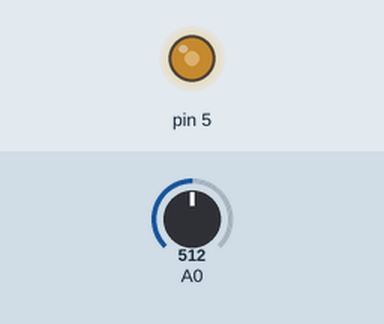
This sketch was run on a simulated Arduino Uno, built with avr-gcc and run on an emulated ATmega328P. Parts: output pins drawn as LEDs (lit = HIGH). The inputs (shaded band) are chosen by the test bench; at power-on: A0 = 512.

Above: at 1.2 s.
1.3 s: A0 set to 716
At 2.2 s:
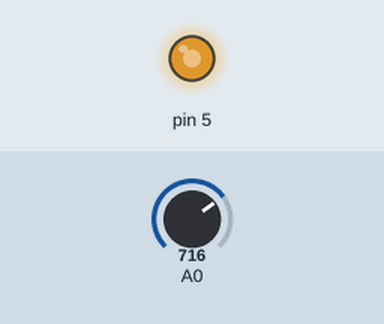
2.8 s: A0 set to 900
At 3.6 s:
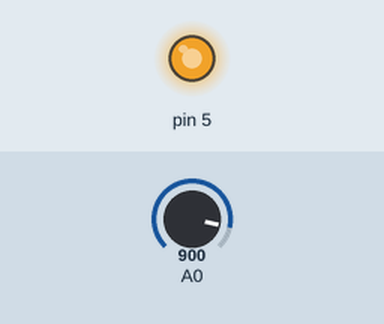
4.3 s: A0 set to 122
At 4.9 s:
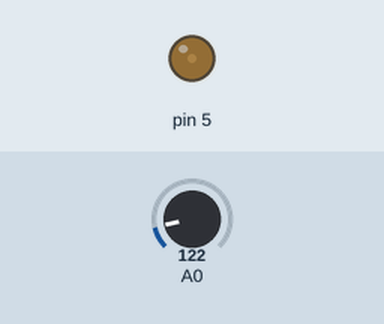
5.8 s: A0 set to 0
At 6.2 s:
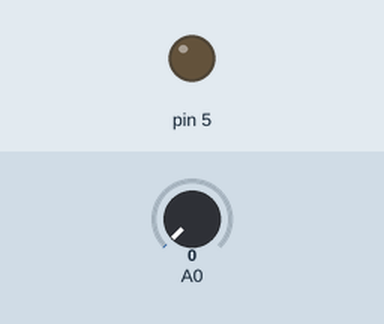
7.3 s: A0 set to 511
At 8.8 s:
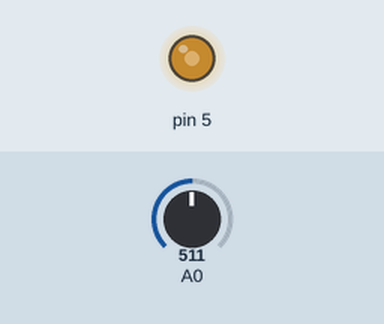
Timing chart, 0 to 9.8 s (numbered marks = the images above; inputs shaded):
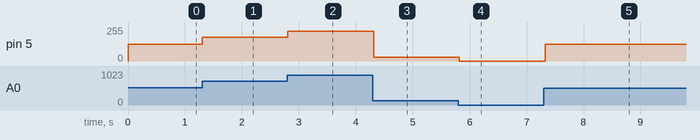

The sketch:

s4a_task3.ino
```cpp
/* PWM control of LED with a Dial
 *
 *  Hardware:  Potentiometer sweep connected to analog 0
 *  LED connected to digital pin 5
 *
 *  How it Works:
 *  We read the potentiometer voltage which is returned as
 *  an 10 bit number (between 0 and 1023).  We "map" that
 *  to a 8 bit number using a linear transformation (basically
 *  ledValue = dialValue * 255 / 1023 ).  Then we write
 *  pin 5 with the ledValue.  255 corresponds to pin 5 always
 *  on.  0 corresponds to pin 5 always off.  128 corresponds
 *  to PWM half on and half off.
 */

void setup() {
  // set pin 5 as an output
  pinMode(5, OUTPUT);
}

void loop() {
  // read the potentiometer on pin A0
  int dialValue = analogRead(A0);
  //  change the dialValue from a number between 0 and 1023 to a number between 0 and 255
  int ledValue = map(dialValue, 0, 1023, 0, 255);
  //  turn on the LED using PWM
  analogWrite(5, ledValue);
  // slow down the loop a bit
  delay(50);
}
```

Measured:
- after the input at 1.3 s, pin 5: 127/255 → 178/255 at once
- after the input at 2.8 s, pin 5: 178/255 → 224/255 at once
- after the input at 4.3 s, pin 5: 224/255 → 30/255 at once
- after the input at 5.8 s, pin 5: 30/255 → 0/255 at once
- after the input at 7.3 s, pin 5: 0/255 → 127/255 at once
